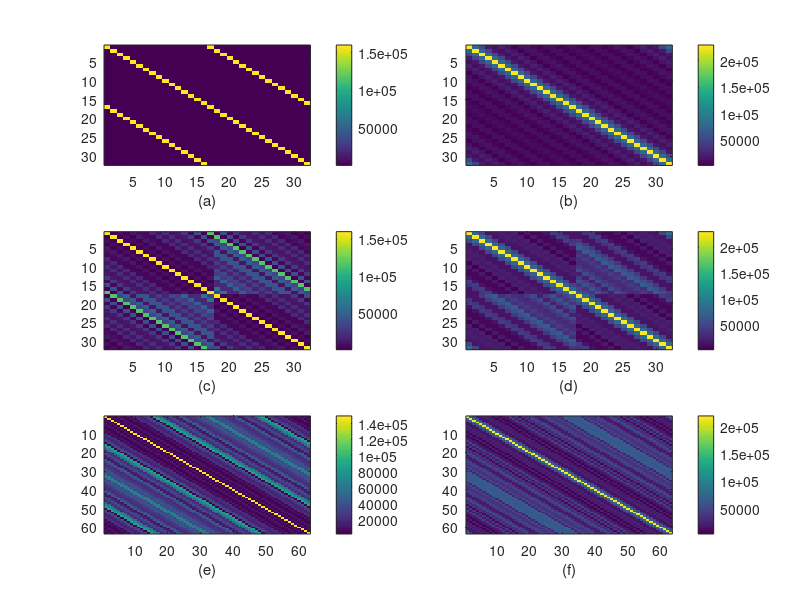
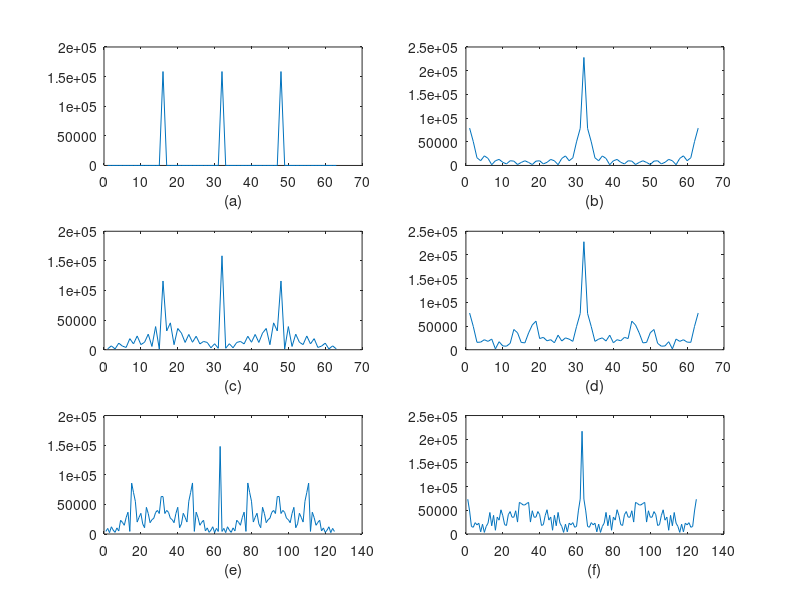
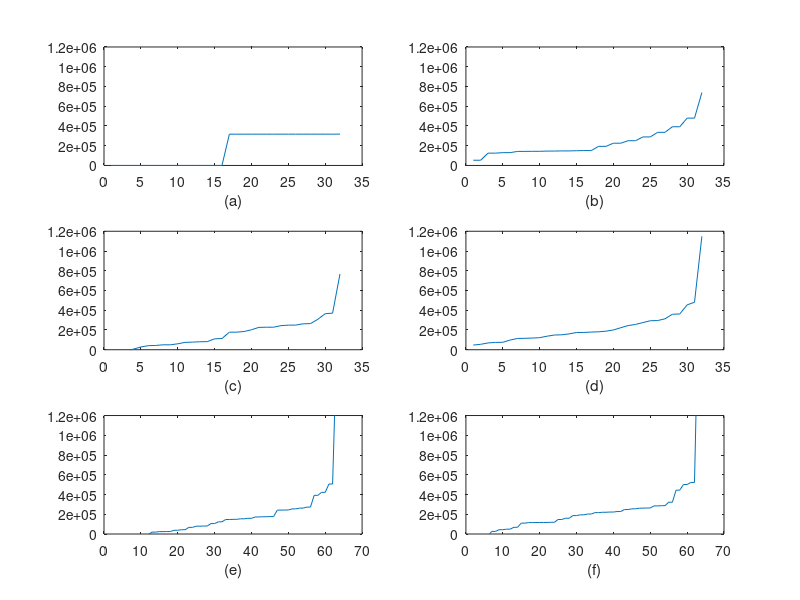

Recreate these plots in MATLAB, in order.
function plot_mwni_matrices3
%compare the system of equations for regular and irregular case    

tr=0:31;
bin = 0.5;
nt=length(tr);
baseWeight=99; % base weight for exponential weight (baseW to baseW + 1);
%create irregular axis
for i=1:nt
      ti(i) = tr(i) + 1*(rand() - 0.5);
end

% create regular axis for binning.
tb=0:bin:nt - 1;
nb = length(tb);

%amount of zero padding
nz = 0;

FR=dftoperator(tr,nz);
FI=dftoperator(ti,nz);
FB=dftoperator(tb,nz);


%generate some weight matrix as example 
wr=fftshift(baseWeight+exp(-(tr-nt/2).^2/100));
WR=diag(wr);

wi=fftshift(baseWeight+exp(-(ti-nt/2).^2/100));
WI=diag(wi);

wb=fftshift(baseWeight+exp(-(tb-nb/2).^2/100));
WB=diag(wb);


%Generate sampling matrices

% %%%%%%%%%%%%%%% gaps %%%%%%%%%%%%%%%%%%%%%
ii=floor(nt/4):floor(nt/2); % gap definition
T=eye(nt); % full sampled

T(ii,ii)=0; % gap;
TG=removeZeroRows(T); % sampling for data with gaps

% create data with the gap
tg=ti;
tg(ii)=0; 
tg=tg(find(tg ~= 0)); % remove zeros


%%%%%%%%%%%%%% decimation %%%%%%%%%%%%%%%%%%%%%
ii=2:2:nt; % decimation pattern
T=eye(nt);
T(ii,ii)=0;
TD=removeZeroRows(T); % sampling for data with decimation.

% create decimated data
td=ti;
td(ii)=0; 
td=td(find(td ~= 0));


%binning for gapped
tsg = floor(tg/bin)+1; % binned data.
tsg=tsg(find(tsg~=0)); % remove zeros
TBG=zeros(nb);
% build sampling with binning gapped axis 
for ii=1:length(tsg),TBG(tsg(ii),tsg(ii))=1;end
TBG=removeZeroRows(TBG);

%binning for decimated
tsd = floor(td/bin)+1; % binned data.
tsd = tsd( find (tsd ~= 0));

TBD=zeros(nb);
% build sampling with binning gapped axis 
for ii=1:length(tsd);TBD(tsd(ii),tsd(ii))=1;end;
TBD=removeZeroRows(TBD);


%figure(1);subplot(221);plot(tr,ti)
%figure(1);subplot(222);plot(tr,w);
%figure(1);subplot(223);imagesc(TD);
%figure(1);subplot(224);imagesc(TG);

LRD = TD*FR'*WR;
LRG = TG*FR'*WR;
LID = TD*FI'*WI;
LIG = TG*FI'*WI;

test = 0;
if ( test == 1) 
    % test, all bins are full.
    TBD = eye(nb);
    TBG = eye(nb);
    WB  = eye(size(WB));
end

LBD = TBD*FB'*WB;
LBG = TBG*FB'*WB;

ARD = abs(LRD'*LRD);
ARG = abs(LRG'*LRG);
AID = abs(LID'*LID);
AIG = abs(LIG'*LIG);
ABD = abs(LBD'*LBD);
ABG = abs(LBG'*LBG);

figure(2);
%colormap(jet);
subplot(321);imagesc(ARD);colorbar;xlabel('(a)');
subplot(322);imagesc(ARG);colorbar;xlabel('(b)');
subplot(323);imagesc(AID);colorbar;xlabel('(c)');
subplot(324);imagesc(AIG);colorbar;xlabel('(d)');
subplot(325);imagesc(ABD);colorbar;xlabel('(e)');
subplot(326);imagesc(ABG);colorbar;xlabel('(f)');

figure(3);
subplot(321);plot(sumDiag(ARD));xlabel('(a)');
subplot(322);plot(sumDiag(ARG));xlabel('(b)');
subplot(323);plot(sumDiag(AID));xlabel('(c)');
subplot(324);plot(sumDiag(AIG));xlabel('(d)');
subplot(325);plot(sumDiag(ABD));xlabel('(e)');
subplot(326);plot(sumDiag(ABG));xlabel('(f)');


figure(4);
% get axis from denser plot.
plot(eig(AIG));V=axis;


subplot(321);plot(eig(ARD));xlabel('(a)');axis(V);
subplot(322);plot(eig(ARG));xlabel('(b)');axis(V);
subplot(323);plot(eig(AID));xlabel('(c)');axis(V);
subplot(324);plot(eig(AIG));xlabel('(d)');axis(V);
subplot(325);plot(eig(ABD));xlabel('(e)');V(2)=V(2)/bin;axis(V);
subplot(326);plot(eig(ABG));xlabel('(f)');axis(V);
%plotAntiDiag(abs(LIG'*LIG),[0],'LIG',loc);
%plotAntiDiag(abs(LRG'*LRG),[0],'LRG'),loc;
%plotAntiDiag(abs(LBG'*LBG),[0],'LBG');


return;
figure(4);
colormap(summer);
subplot(221);mesh(abs(F*F'));colorbar;xlabel('(a)');
subplot(222);mesh(abs(F*T*T*F'));colorbar;colorbar;xlabel('(b)');
subplot(223);mesh(abs(W*F*F'*W));colorbar;colorbar;xlabel('(c)');
subplot(224);mesh(abs(W*F*T*T*F'*W));colorbar;colorbar;xlabel('(d)');

return;
function [F,w]=dftoperator(t,nz,wxi)
     % [F]=dftoperator(t,nz,nxi);
     % with t space axis (can be irregular)
     %      nz number of zeros to pad
     %      wxi optional weights proportional to the distance 
     %          between samples.
     %  Output; F is DFT operator.
     %          w is frequency axis.
     % Use this operator as follows:
     % DFT: X=F*x(:);
     % IDFT: x=F'*X(:);
     if (nargin < 3) wxi=ones(size(t));end
     if (nargin < 2) nz=0;end
     nt=length(t);
     dt=(t(end)-t(1))/(length(t)-1);
     
     % padding
     ntz=nt+nz;
     
     % generate a frequency axis that matches fft axis.
     f=(-ntz+2)/2:(ntz)/2;
     vv=fftshift(f);f=[vv(end) vv(1:end-1)];
     f=f/(dt*ntz);
     w=f*2*pi;
     %w=-lw/2:lw/2-1;
     %w=w/(lw-1)*2*pi;
     F=exp(-i*(w(:)*t(:).'))*diag(wxi);
     return;

    function [B]=antidiag(A)
        B=diag(A(end:-1:1,:));
    return;
    
    function [B]=removeZeroRows(A)
    nz=find(sum(A,2));
    B=A(nz,:);
    return;
      
    function [a,la]=sumDiag(A)
    na=length(diag(A));
       
    for k=0:na-1,
        la(k+na) = length(diag(A,k));
        a(k+na)=sum(diag(A,k))/la(k+na);
        la(na-k) = length(diag(A,-k));
        a(na-k)=sum(diag(A,-k))/la(na-k);
    end;
    
            
    return
